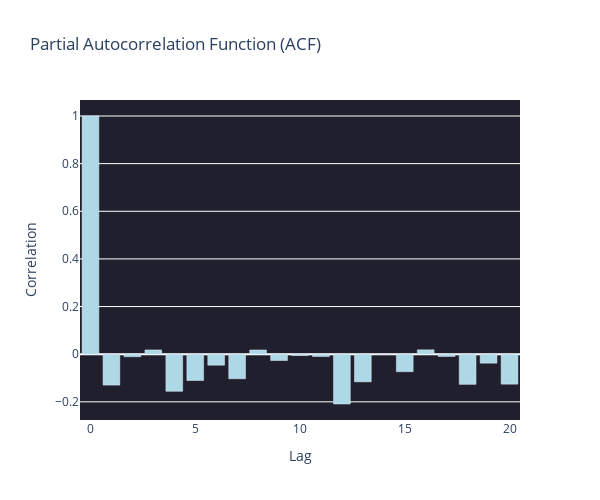

Notebook code cell kept with this figure:
### Code cell
fig = go.Figure()

fig.add_trace(go.Bar(x=lags, y=pacf_vals, name='PACF', marker_color='lightblue'))

fig.update_layout(
    title='Partial Autocorrelation Function (ACF)',
    xaxis_title='Lag',
    yaxis_title='Correlation',
    height=500,
    width = 600,
    plot_bgcolor='#1f1f2e',
    showlegend=False
)

fig.show()

### Figure 1 — Plotly figure (JSON) as saved in the notebook; plotly's stock layout.template omitted (floating-point values rounded to 4 significant figures)
{"data": [{"marker": {"color": "lightblue"}, "name": "PACF", "type": "bar", "x": [0, 1, 2, 3, 4, 5, 6, 7, 8, 9, 10, 11, 12, 13, 14, 15, 16, 17, 18, 19, 20], "y": [1.0, -0.1297, -0.01075, 0.01789, -0.1558, -0.1105, -0.04623, -0.1031, 0.01769, -0.02655, -0.005706, -0.009686, -0.2091, -0.1161, -0.001491, -0.07348, 0.01827, -0.009651, -0.1267, -0.03766, -0.1258]}], "layout": {"height": 500, "plot_bgcolor": "#1f1f2e", "showlegend": false, "title": {"text": "Partial Autocorrelation Function (ACF)"}, "width": 600, "xaxis": {"title": {"text": "Lag"}}, "yaxis": {"title": {"text": "Correlation"}}}}
